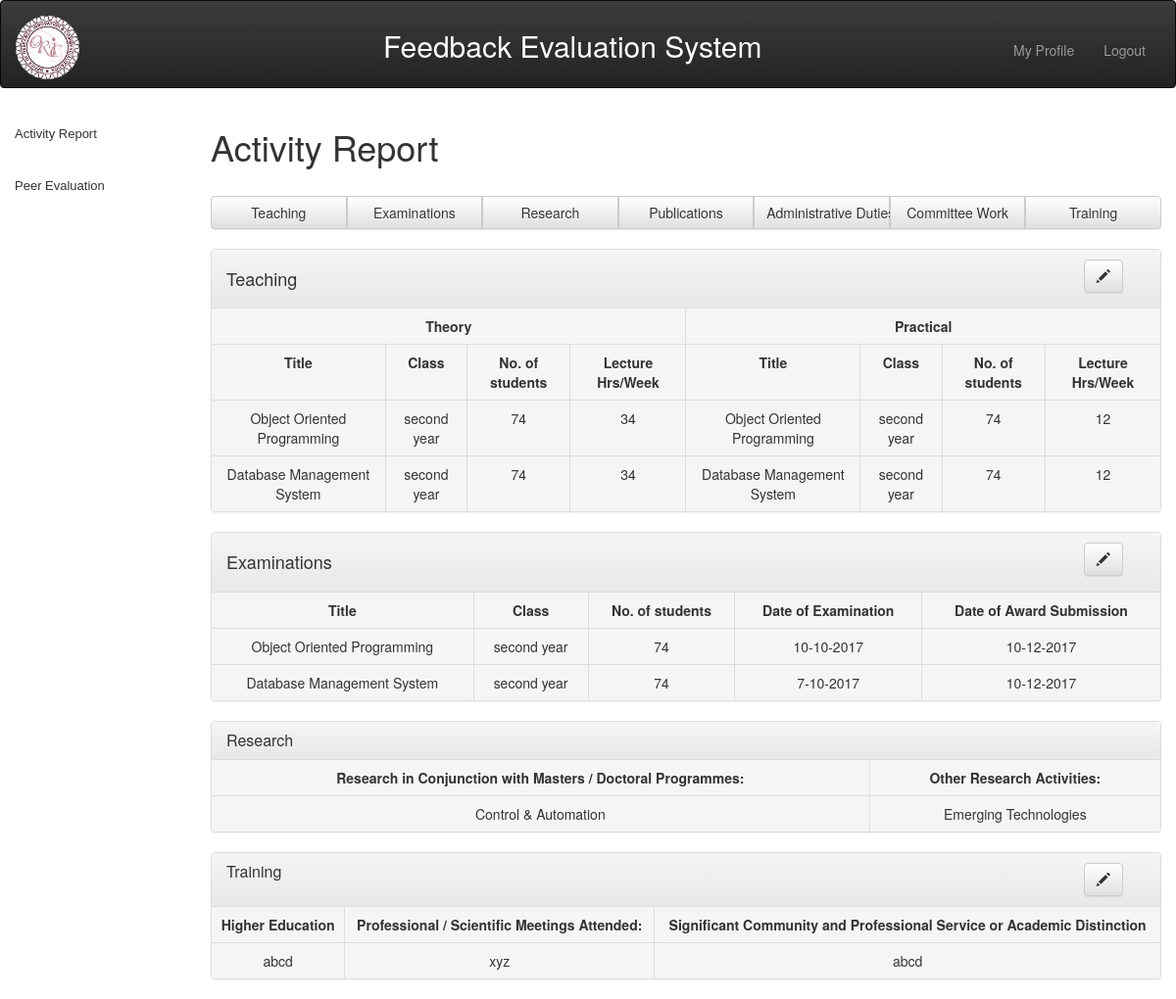
Screenshot of /php/activityreport.php (signed in) with the database file from the repository.
### tables this page shows
CREATE TABLE `teaching` (
  `tid` int(10) NOT NULL,
  `tctitle` varchar(100) NOT NULL,
  `tclass` varchar(50) NOT NULL,
  `tstudents` int(10) NOT NULL,
  `tlechours` int(10) NOT NULL,
  `pctitle` varchar(100) NOT NULL,
  `pclass` varchar(50) NOT NULL,
  `pstudents` int(10) NOT NULL,
  `plechours` int(10) NOT NULL,
  `pers_id` varchar(50) NOT NULL
);

CREATE TABLE `examinations` (
  `eid` int(10) NOT NULL,
  `ectitle` varchar(100) NOT NULL,
  `eclass` varchar(50) NOT NULL,
  `estudents` int(10) NOT NULL,
  `edate` varchar(50) NOT NULL,
  `esubmission` varchar(50) NOT NULL,
  `pers_id` varchar(50) NOT NULL
);

CREATE TABLE `research` (
  `rid` int(10) NOT NULL,
  `research1` varchar(100) NOT NULL,
  `research2` varchar(100) NOT NULL,
  `pers_id` varchar(50) NOT NULL
);

CREATE TABLE `training` (
  `trid` int(10) NOT NULL,
  `education` varchar(80) NOT NULL,
  `meetings` varchar(100) NOT NULL,
  `service` varchar(100) NOT NULL,
  `pers_id` varchar(50) NOT NULL
);

### php/activityreport.php (the view, shortened to what this page needs)
<?php
include("login_header.php");
include("sidebar.php");
include("../includes/config_db.php");
?>
<!DOCTYPE html>
<html lang="en">
<head>
    <link rel="stylesheet" type="text/css" href="../css/bootstrap.min.css">
    <link rel="stylesheet" type="text/css" href="../css/style.css">
    <link rel="stylesheet" href="../css/bootstrap-theme.min.css">
</head>
<body>
<div class="col-lg-10">
  <h1>Activity Report </h1>
  <br>
<div class="btn-group btn-group-justified " role="group" aria-label="..." >
   <div class="btn-group" role="group">
	<a role="button" class="btn btn-default" href="teaching.php">Teaching</a>
	</div>
   <div class="btn-group" role="group">
  <a role="button" class="btn btn-default" href="examinations.php">Examinations</a>
  </div>
   <div class="btn-group" role="group">
  <a type="button" class="btn btn-default" href="research.php">Research</a>
    </div>
	 <div class="btn-group" role="group">
	<a type="button" class="btn btn-default" href="publications.php">Publications</a>
</div>
 <div class="btn-group" role="group">
	<a type="button" class="btn btn-default" href="administrative.php">Administrative Duties</a>
	</div>
 <div class="btn-group" role="group">
	<a type="button" class="btn btn-default" href="committee.php">Committee Work</a>
</div>
<div class="btn-group" role="group">
	<a type="button" class="btn btn-default" href="training.php">Training</a>
</div>
</div>
<br><?php
$sql = "SELECT * FROM teaching where pers_id ='".$_SESSION['login_user']."'";
$result = mysqli_query($conn,$sql) or die(mysql_error());
if ($result->num_rows > 0) {
	?>
<div class="panel panel-default" >
<div class="panel-heading container-fluid">
<div class="col-lg-1 pull-right" >
<a class="btn btn-default" href="update.php?form=1" role="button" name="form1">
<span class="glyphicon glyphicon-pencil "  aria-hidden="true"></span>
</a></div>
<div class="panel-title"><h4>Teaching</h4></div>
</div>
<?php
echo"
<table class='table table-bordered text-center'>
<tr class='active'>
<th colspan='4' class='text-center'>Theory</th>
<th colspan='4' class='text-center'>Practical</th>
</tr>
<tr class='active'>
<th class='text-center'>Title</th>
<th class='text-center'>Class</th>
<th class='text-center'>No. of students</th>
<th class='text-center'>Lecture Hrs/Week</th>
<th class='text-center'>Title</th>
<th class='text-center'>Class</th>
<th class='text-center'>No. of students</th>
<th class='text-center'>Lecture Hrs/Week</th>
</tr>";
while($row = mysqli_fetch_array($result))
  {
  echo "<tr class='active'>";
  echo "<td>".$row['tctitle']."</td>";
  echo "<td>".$row['tclass']."</td>";
  echo "<td>".$row['tstudents']."</td>";
  echo "<td>".$row['tlechours']."</td>";
  echo "<td>".$row['pctitle']."</td>";
  echo "<td>".$row['pclass']."</td>";
  echo "<td>".$row['pstudents']."</td>";
  echo "<td>".$row['plechours']."</td>";
  echo "</tr>";
  }echo "</table>
</div>";
 }
?>
    <?php
$sql = "SELECT * FROM examinations where pers_id ='".$_SESSION['login_user']."'";
$result = mysqli_query($conn,$sql) or die(mysql_error());
if ($result->num_rows > 0) {
?>
<div class="panel panel-default" >
<div class="panel-heading container-fluid">
<div class="col-lg-1 pull-right" >
<a class="btn btn-default" href="update.php?form=2" role="button" name="form2">
<span class="glyphicon glyphicon-pencil "  aria-hidden="true"></span>
</a></div>
<div class="panel-title"><h4>Examinations</h4></div>
  </div>
<?php
echo "<table class='table table-bordered text-center'>
<tr class='active'>
<th class='text-center'>Title</th>
<th class='text-center'>Class</th>
<th class='text-center'>No. of students</th>
<th class='text-center'>Date of Examination</th>
<th class='text-center'>Date of Award Submission</th>
</tr>";
while($row = mysqli_fetch_array($result))
  {
  echo "<tr class='active'>";
  echo "<td>".$row['ectitle']."</td>";
  echo "<td>".$row['eclass']."</td>";
  echo "<td>".$row['estudents']."</td>";
  echo "<td>".$row['edate']."</td>";
  echo "<td>".$row['esubmission']."</td>";
  echo "</tr>";
  }echo "</table>
</div>";
}
?>
   <?php
$sql = "SELECT * FROM research where pers_id ='".$_SESSION['login_user']."'";
$result = mysqli_query($conn,$sql) or die(mysql_error());
if ($result->num_rows > 0) {
?>
<div class="panel panel-default" name="Research">
<div class="panel-heading container-fluid">
    <h2 class="panel-title">Research</h2>
  </div>
<?php
echo "<table class='table table-bordered text-center'>
<tr class='active'>
<th class='text-center'>Research in Conjunction with Masters / Doctoral Programmes:</th>
<th class='text-center'>Other Research Activities:</th>
</tr>";
if ($result->num_rows > 0) {
while($row = mysqli_fetch_array($result))
  {
  echo "<tr class='active'>";
  echo "<td>".$row['research1']."</td>";
  echo "<td>".$row['research2']."</td>";
  echo "</tr>";
  }echo "</table>
</div>";
 }
}
?>
   <?php
$sql = "SELECT * FROM training where pers_id ='".$_SESSION['login_user']."'";
$result = mysqli_query($conn,$sql) or die(mysql_error());
if ($result->num_rows > 0) { ?>
<div class="panel panel-default" >
<div class="panel-heading container-fluid">
<div class="col-lg-1 pull-right" >
<a class="btn btn-default" href="update.php?form=7" role="button" name="form7">
<span class="glyphicon glyphicon-pencil "  aria-hidden="true"></span>
</a></div>
    <h2 class="panel-title">Training</h2>
  </div>
<?php
echo "<table class='table table-bordered text-center'>
<tr class='active'>
<th class='text-center'>Higher Education</th>
<th class='text-center'>Professional / Scientific Meetings Attended:</th>
<th class='text-center'>Significant Community and Professional Service or Academic Distinction</th>
</tr>";
while($row = mysqli_fetch_array($result))
  {
  echo "<tr class='active'>";
  echo "<td>".$row['education']."</td>";
  echo "<td>".$row['meetings']."</td>";
  echo "<td>".$row['service']."</td>";
  echo "</tr>";
  }echo "</table>
</div>";
 }?>
 </div>
</body>
</html>

### css/style.css (style rules this page uses)
body { overflow-x: hidden; }

### rows the page displays
teaching: tctitle "Object Oriented Programming", tclass "second year", tstudents "74", tlechours "34", pctitle "Object Oriented Programming", pclass "second year", pstudents "74", plechours "12"
teaching: tctitle "Database Management System", tclass "second year", tstudents "74", tlechours "34", pctitle "Database Management System", pclass "second year", pstudents "74", plechours "12"
examinations: ectitle "Object Oriented Programming", eclass "second year", estudents "74", edate "10-10-2017", esubmission "10-12-2017"
examinations: ectitle "Database Management System", eclass "second year", estudents "74", edate "7-10-2017", esubmission "10-12-2017"
research: research1 "Control & Automation", research2 "Emerging Technologies"
training: education "abcd", meetings "xyz", service "abcd"
